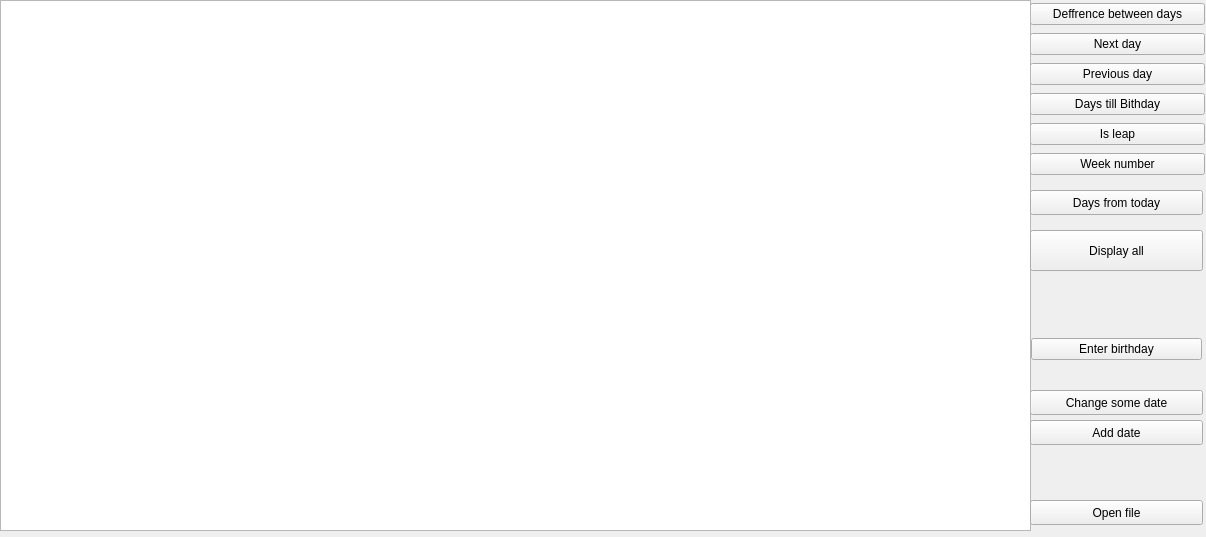
<?xml version="1.0" encoding="UTF-8"?>
<ui version="4.0">
 <class>MainWindow</class>
 <widget class="QMainWindow" name="MainWindow">
  <property name="geometry">
   <rect>
    <x>0</x>
    <y>0</y>
    <width>1206</width>
    <height>537</height>
   </rect>
  </property>
  <property name="windowTitle">
   <string>MainWindow</string>
  </property>
  <widget class="QWidget" name="centralwidget">
   <widget class="QPushButton" name="ChangeDate">
    <property name="geometry">
     <rect>
      <x>1030</x>
      <y>390</y>
      <width>173</width>
      <height>25</height>
     </rect>
    </property>
    <property name="text">
     <string>Change some date</string>
    </property>
   </widget>
   <widget class="QWidget" name="layoutWidget">
    <property name="geometry">
     <rect>
      <x>1030</x>
      <y>1</y>
      <width>175</width>
      <height>182</height>
     </rect>
    </property>
    <layout class="QVBoxLayout" name="verticalLayout">
     <item>
      <widget class="QPushButton" name="Deffrence">
       <property name="text">
        <string>Deffrence between days</string>
       </property>
      </widget>
     </item>
     <item>
      <widget class="QPushButton" name="NextDay">
       <property name="text">
        <string>Next day</string>
       </property>
      </widget>
     </item>
     <item>
      <widget class="QPushButton" name="PreviousDay">
       <property name="text">
        <string>Previous day</string>
       </property>
      </widget>
     </item>
     <item>
      <widget class="QPushButton" name="TillBirthday">
       <property name="text">
        <string>Days till Bithday</string>
       </property>
      </widget>
     </item>
     <item>
      <widget class="QPushButton" name="IsLeap">
       <property name="text">
        <string>Is leap</string>
       </property>
      </widget>
     </item>
     <item>
      <widget class="QPushButton" name="WeekNumber">
       <property name="text">
        <string>Week number</string>
       </property>
      </widget>
     </item>
    </layout>
   </widget>
   <widget class="QWidget" name="layoutWidget">
    <property name="geometry">
     <rect>
      <x>1031</x>
      <y>310</y>
      <width>171</width>
      <height>50</height>
     </rect>
    </property>
    <layout class="QVBoxLayout" name="verticalLayout_2">
     <item>
      <widget class="QLabel" name="Birthday">
       <property name="text">
        <string/>
       </property>
      </widget>
     </item>
     <item>
      <widget class="QPushButton" name="EnterBirthday">
       <property name="text">
        <string>Enter birthday</string>
       </property>
      </widget>
     </item>
    </layout>
   </widget>
   <widget class="QTableWidget" name="tableWidget">
    <property name="geometry">
     <rect>
      <x>0</x>
      <y>0</y>
      <width>1031</width>
      <height>531</height>
     </rect>
    </property>
   </widget>
   <widget class="QPushButton" name="OpenFile">
    <property name="geometry">
     <rect>
      <x>1030</x>
      <y>500</y>
      <width>173</width>
      <height>25</height>
     </rect>
    </property>
    <property name="text">
     <string>Open file</string>
    </property>
   </widget>
   <widget class="QPushButton" name="DaysFromToday">
    <property name="geometry">
     <rect>
      <x>1030</x>
      <y>190</y>
      <width>173</width>
      <height>25</height>
     </rect>
    </property>
    <property name="text">
     <string>Days from today</string>
    </property>
   </widget>
   <widget class="QPushButton" name="AddDate">
    <property name="geometry">
     <rect>
      <x>1030</x>
      <y>420</y>
      <width>173</width>
      <height>25</height>
     </rect>
    </property>
    <property name="text">
     <string>Add date</string>
    </property>
   </widget>
   <widget class="QPushButton" name="DisplayAll">
    <property name="geometry">
     <rect>
      <x>1030</x>
      <y>230</y>
      <width>173</width>
      <height>41</height>
     </rect>
    </property>
    <property name="text">
     <string>Display all</string>
    </property>
   </widget>
  </widget>
 </widget>
 <resources/>
 <connections/>
</ui>
